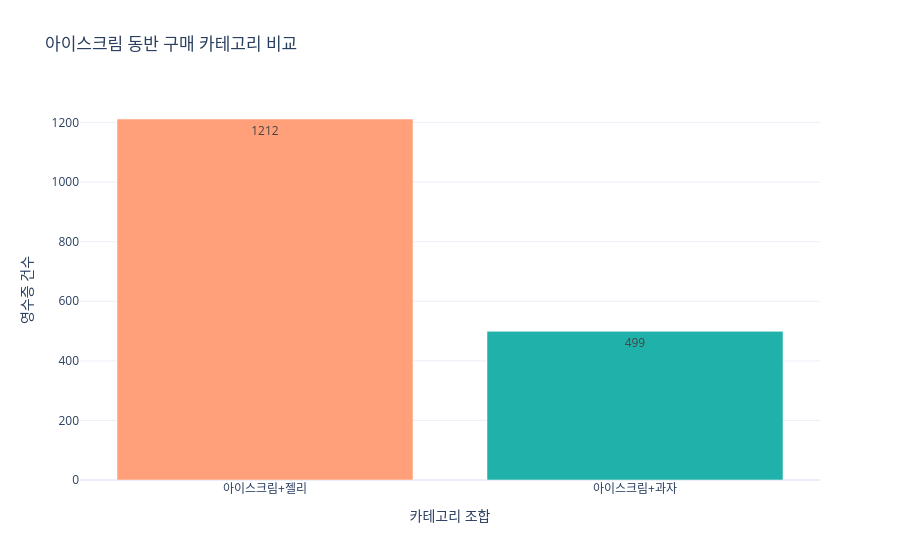

Notebook cell for this chart:
### Code cell
import plotly.graph_objects as go

# 데이터 설정
labels = ['아이스크림+젤리', '아이스크림+과자']
values = [jelly_cross_count, snack_cross_count]

# 1. 인터랙티브 막대 그래프 생성
fig = go.Figure(data=[go.Bar(
    x=labels, 
    y=values,
    text=values, # 막대 위에 숫자 표시
    textposition='auto',
    marker_color=['#FFA07A', '#20B2AA'] # 예쁜 색상 지정
)])

# 2. 레이아웃 꾸미기
fig.update_layout(
    title='아이스크림 동반 구매 카테고리 비교',
    xaxis_title="카테고리 조합",
    yaxis_title="영수증 건수",
    template='plotly_white' # 깔끔한 흰색 배경
)

fig.show()

### Figure 1 — Plotly figure (JSON) as saved in the notebook; plotly's stock layout.template omitted (floating-point values rounded to 4 significant figures)
{"data": [{"marker": {"color": ["#FFA07A", "#20B2AA"]}, "text": ["1212", "499"], "textposition": "auto", "type": "bar", "x": ["아이스크림+젤리", "아이스크림+과자"], "y": [1212, 499]}], "layout": {"title": {"text": "아이스크림 동반 구매 카테고리 비교"}, "xaxis": {"title": {"text": "카테고리 조합"}}, "yaxis": {"title": {"text": "영수증 건수"}}}}
